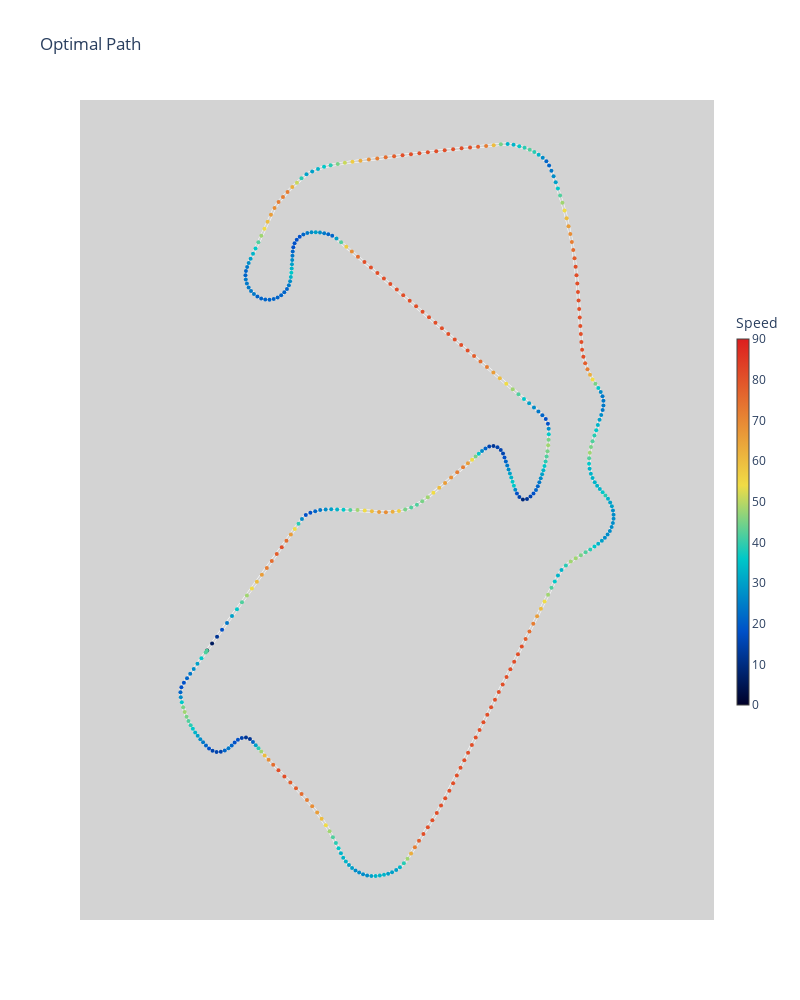
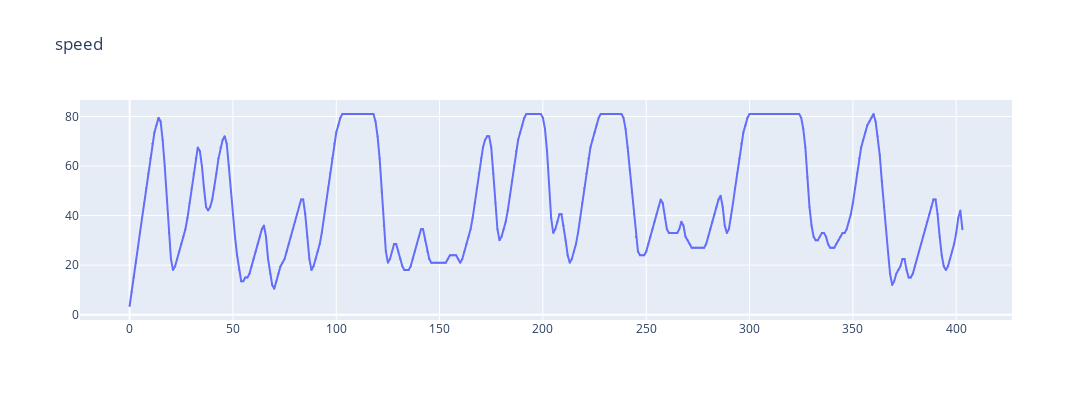
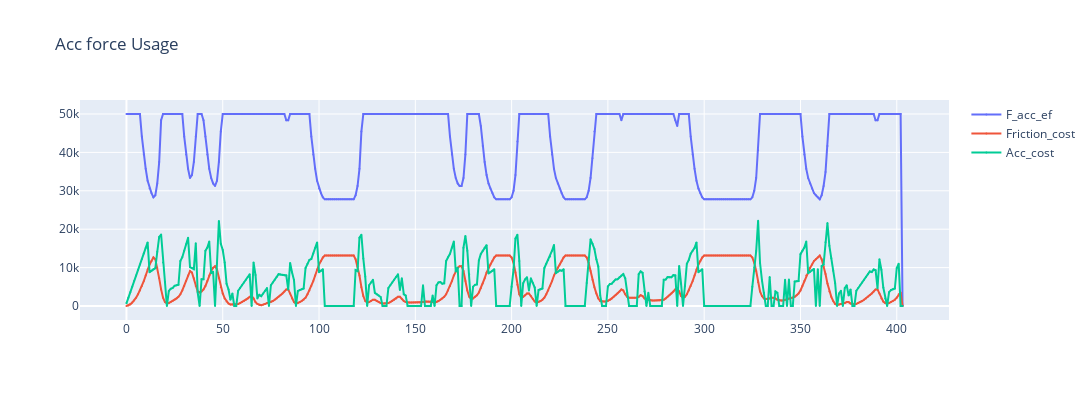
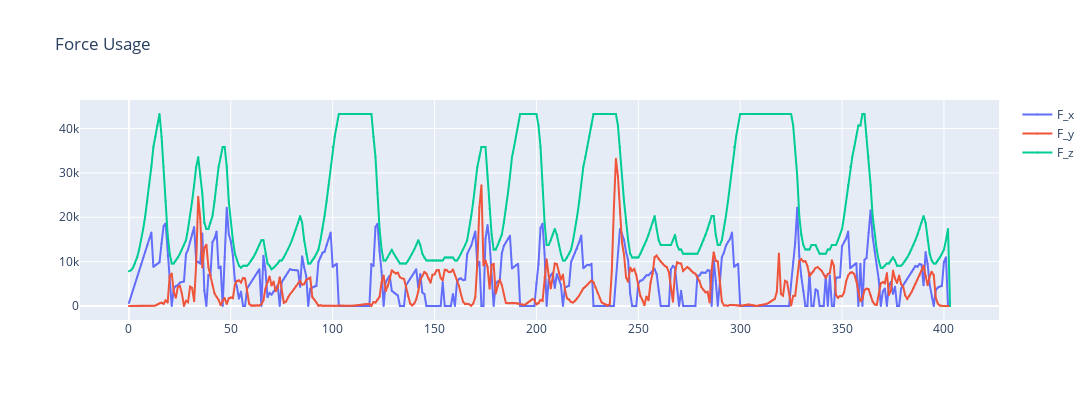

Source (notebook cell) for these figures, in order:
### Code cell
config.pc.control_trust = 1.0
traj,V = path_opt.Optimisation.run_stack(config, costs_df)

### Figure 1 — Plotly figure (JSON) as saved in the notebook; plotly's stock layout.template omitted (floating-point values rounded to 4 significant figures; data arrays with more than 128 entries replaced by an {"elided": "..."} marker saying what was removed)
{"data": [{"line": {"color": "white", "width": 3}, "marker": {"color": "lightgray", "size": 1}, "mode": "lines", "showlegend": false, "type": "scatter", "x": {"elided": "404 float values"}, "y": {"elided": "404 float values"}}, {"line": {"color": "lightgray", "width": 2}, "marker": {"cmax": 90, "cmin": 0, "color": {"elided": "404 float values"}, "colorbar": {"len": 0.5, "thickness": 12, "title": {"text": "Speed"}}, "colorscale": [[0, "rgb(  0,  0,  40)"], [0.2, "rgb(  0,  80, 200)"], [0.4, "rgb(  0, 200, 200)"], [0.6, "rgb(240, 220,  70)"], [1, "rgb(220,  30,  30)"]], "size": 4}, "mode": "lines+markers", "showlegend": false, "type": "scatter", "x": {"elided": "404 float values"}, "y": {"elided": "404 float values"}}], "layout": {"height": 1000, "plot_bgcolor": "lightgray", "title": {"text": "Optimal Path"}, "width": 800, "xaxis": {"scaleanchor": "y", "scaleratio": 1, "visible": false}, "yaxis": {"visible": false}}}

### Figure 2 — Plotly figure (JSON) as saved in the notebook; plotly's stock layout.template omitted (floating-point values rounded to 4 significant figures; data arrays with more than 128 entries replaced by an {"elided": "..."} marker saying what was removed)
{"data": [{"marker": {"size": 2}, "mode": "markers+lines", "name": "speed", "type": "scatter", "x": {"elided": "404 int values"}, "y": {"elided": "404 float values"}}], "layout": {"height": 400, "title": {"text": "speed"}, "width": 1200}}

### Figure 3 — Plotly figure (JSON) as saved in the notebook; plotly's stock layout.template omitted (floating-point values rounded to 4 significant figures; data arrays with more than 128 entries replaced by an {"elided": "..."} marker saying what was removed)
{"data": [{"marker": {"size": 2}, "mode": "markers+lines", "name": "F_acc_ef", "type": "scatter", "x": {"elided": "404 int values"}, "y": {"elided": "404 float values"}}, {"marker": {"size": 2}, "mode": "markers+lines", "name": "Friction_cost", "type": "scatter", "x": {"elided": "404 int values"}, "y": {"elided": "404 float values"}}, {"marker": {"size": 2}, "mode": "markers+lines", "name": "Acc_cost", "type": "scatter", "x": {"elided": "404 int values"}, "y": {"elided": "404 float values"}}], "layout": {"height": 400, "title": {"text": "Acc force Usage"}, "width": 1200}}

### Figure 4 — Plotly figure (JSON) as saved in the notebook; plotly's stock layout.template omitted (floating-point values rounded to 4 significant figures; data arrays with more than 128 entries replaced by an {"elided": "..."} marker saying what was removed)
{"data": [{"marker": {"size": 2}, "mode": "markers+lines", "name": "F_x", "type": "scatter", "x": {"elided": "404 int values"}, "y": {"elided": "404 float values"}}, {"marker": {"size": 2}, "mode": "markers+lines", "name": "F_y", "type": "scatter", "x": {"elided": "404 int values"}, "y": {"elided": "404 float values"}}, {"marker": {"size": 2}, "mode": "markers+lines", "name": "F_z", "type": "scatter", "x": {"elided": "404 int values"}, "y": {"elided": "404 float values"}}], "layout": {"height": 400, "title": {"text": "Force Usage"}, "width": 1200}}
